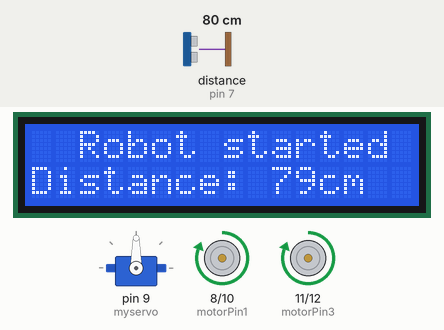
Bench run of a sketch on a simulated Arduino Uno, built with avr-gcc and run on an emulated ATmega328P. Parts: servo, 16×2 character LCD, motor-driver pin pairs drawn as motors (green arrow = first pin HIGH = forward, orange = second pin HIGH = backward, longer = more drive). Wiring (inferred from the names in the program): ultrasonic range finder: trigger pin 6; echo pin 7. The test bench sets the inputs (shaded band); at power-on: distance to the obstacle (sensor on pin 7) 80 cm. The echo pulse lasts 58.3 µs per cm.

Above: at 1.2 s.
1.3 s: distance to the obstacle (sensor on pin 7) set to 46 cm
At 4.8 s:
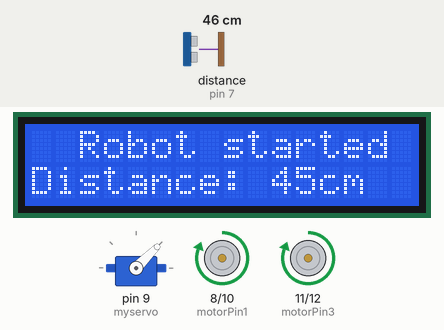
10.6 s: distance to the obstacle (sensor on pin 7) set to 38 cm
At 13.5 s:
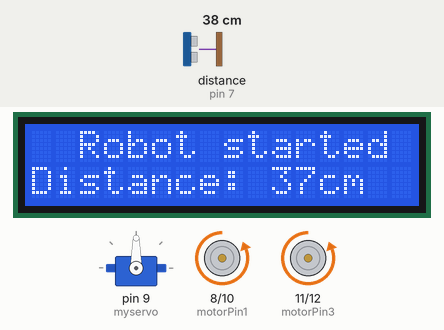
19.9 s: distance to the obstacle (sensor on pin 7) set to 2 cm
At 27.6 s:
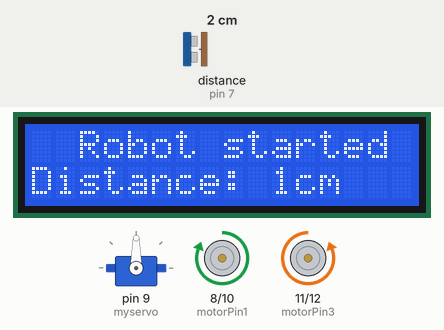
Timing chart, 0 to 30.9 s (numbered marks = the images above; inputs shaded):
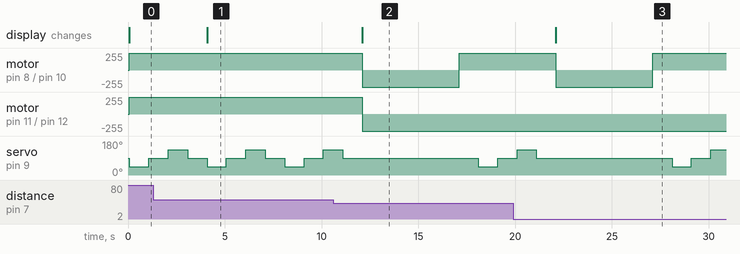

The sketch:

Robot_real.ino
```cpp
  #include <LiquidCrystal.h>
  #include <Servo.h>
   LiquidCrystal lcd(5, 4, 3, 2, 1, 0);
   Servo myservo;
    int pos1 = 0;
    int pos2 = 0;
    int pos3 = 0;
    const int motorPin1  = 8;
    const int motorPin2  = 10;
    const int motorPin3  = 11;
    const int motorPin4  = 12;
    const int TRIG_PIN = 6;
    const int ECHO_PIN = 7;
 void setup() {
   myservo.attach(9);
   lcd.begin(16, 2);
     pinMode(motorPin1, OUTPUT);
     pinMode(motorPin2, OUTPUT);
     pinMode(motorPin3, OUTPUT);
     pinMode(motorPin4, OUTPUT);
     pinMode(TRIG_PIN,OUTPUT);
     pinMode(ECHO_PIN,INPUT);
 }
  void loop(){
 long duration, distanceCm, distanceIn;
  digitalWrite(TRIG_PIN, LOW);
  delayMicroseconds(2);
  digitalWrite(TRIG_PIN, HIGH);
  delayMicroseconds(10);
  digitalWrite(TRIG_PIN, LOW);
  duration = pulseIn(ECHO_PIN,HIGH);
  distanceCm = duration / 29.1 / 2 ;
  distanceIn = duration / 74 / 2;
  lcd.clear();
  lcd.print("  Robot started ;)  ");
  lcd.setCursor(0, 1);
    lcd.print("Distance: ");
    lcd.print(distanceCm);
    lcd.print("cm");
     if (distanceCm <= 40){
    digitalWrite(motorPin1,LOW);
    digitalWrite(motorPin2,HIGH);
    digitalWrite(motorPin3,LOW);
    digitalWrite(motorPin4,HIGH);
    delay(5000);
    digitalWrite(motorPin1,HIGH);
    digitalWrite(motorPin2,LOW);
    digitalWrite(motorPin3,LOW);
    digitalWrite(motorPin4,HIGH);
    delay(1000);
 }
 else {
    digitalWrite(motorPin1,HIGH);
    digitalWrite(motorPin2,LOW);
    digitalWrite(motorPin3,HIGH);
    digitalWrite(motorPin4,LOW);
 }
pos1 = 45;
pos2 = 90;
pos3 = 135;
    myservo.write(pos1);
    delay(1000);
    myservo.write(pos2);
    delay(1000);
    myservo.write(pos3);
    delay(1000);
    myservo.write(pos2);
  delay(1000);
}
```

Measured:
- the behaviour switches between 42 and 41 cm on distance to the obstacle (sensor on pin 7) (found by bisection; images 1 and 2)
- after the input at 1.3 s, the display: changes after 2.8 s (image 1)
- after the input at 10.6 s, motor on pin 8 (motorPin1) / pin 10 (motorPin2): forward 255/255 → backward 255/255 after 1.5 s, → forward 255/255 5.0 s later; motor on pin 11 (motorPin3) / pin 12 (motorPin4): forward 255/255 → backward 255/255 after 1.5 s; the display: changes after 1.5 s (image 2)
- after the input at 19.9 s, the display: changes after 2.2 s (image 3)
